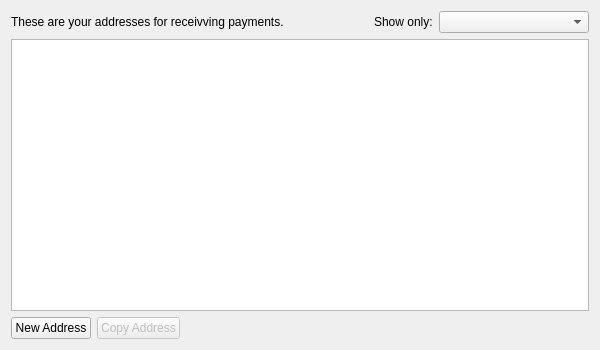
<?xml version="1.0" encoding="UTF-8"?>
<ui version="4.0">
 <class>Form</class>
 <widget class="QWidget" name="Form">
  <property name="geometry">
   <rect>
    <x>0</x>
    <y>0</y>
    <width>600</width>
    <height>350</height>
   </rect>
  </property>
  <property name="windowTitle">
   <string>Form</string>
  </property>
  <layout class="QVBoxLayout" name="topLayout">
   <item>
    <layout class="QHBoxLayout" name="horizontalLayout">
     <item>
      <widget class="QLabel" name="label">
       <property name="text">
        <string>These are your addresses for receivving payments.</string>
       </property>
      </widget>
     </item>
     <item>
      <spacer name="horizontalSpacer_2">
       <property name="orientation">
        <enum>Qt::Horizontal</enum>
       </property>
       <property name="sizeHint" stdset="0">
        <size>
         <width>40</width>
         <height>20</height>
        </size>
       </property>
      </spacer>
     </item>
     <item>
      <widget class="QLabel" name="label_2">
       <property name="text">
        <string>Show only:</string>
       </property>
      </widget>
     </item>
     <item>
      <widget class="QComboBox" name="cbMoniker">
       <property name="sizePolicy">
        <sizepolicy hsizetype="Expanding" vsizetype="Fixed">
         <horstretch>0</horstretch>
         <verstretch>0</verstretch>
        </sizepolicy>
       </property>
       <property name="minimumSize">
        <size>
         <width>150</width>
         <height>0</height>
        </size>
       </property>
      </widget>
     </item>
    </layout>
   </item>
   <item>
    <widget class="QTableView" name="tableView">
     <property name="tabKeyNavigation">
      <bool>false</bool>
     </property>
     <property name="selectionMode">
      <enum>QAbstractItemView::SingleSelection</enum>
     </property>
     <property name="selectionBehavior">
      <enum>QAbstractItemView::SelectRows</enum>
     </property>
     <property name="sortingEnabled">
      <bool>true</bool>
     </property>
    </widget>
   </item>
   <item>
    <layout class="QHBoxLayout" name="horizontalLayout_2">
     <item>
      <widget class="QPushButton" name="btnNew">
       <property name="text">
        <string>New Address</string>
       </property>
       <property name="icon">
        <iconset>
         <normaloff>../icons/add.png</normaloff>../icons/add.png</iconset>
       </property>
      </widget>
     </item>
     <item>
      <widget class="QPushButton" name="btnCopy">
       <property name="enabled">
        <bool>false</bool>
       </property>
       <property name="text">
        <string>Copy Address</string>
       </property>
       <property name="icon">
        <iconset>
         <normaloff>../icons/editcopy.png</normaloff>../icons/editcopy.png</iconset>
       </property>
      </widget>
     </item>
     <item>
      <spacer name="horizontalSpacer">
       <property name="orientation">
        <enum>Qt::Horizontal</enum>
       </property>
       <property name="sizeHint" stdset="0">
        <size>
         <width>40</width>
         <height>20</height>
        </size>
       </property>
      </spacer>
     </item>
    </layout>
   </item>
  </layout>
  <action name="actionCopyAddress">
   <property name="text">
    <string>Copy &amp;Address</string>
   </property>
  </action>
  <action name="actionCopyColor">
   <property name="text">
    <string>Copy &amp;Color</string>
   </property>
  </action>
 </widget>
 <tabstops>
  <tabstop>cbMoniker</tabstop>
  <tabstop>tableView</tabstop>
  <tabstop>btnNew</tabstop>
  <tabstop>btnCopy</tabstop>
 </tabstops>
 <resources/>
 <connections/>
</ui>
